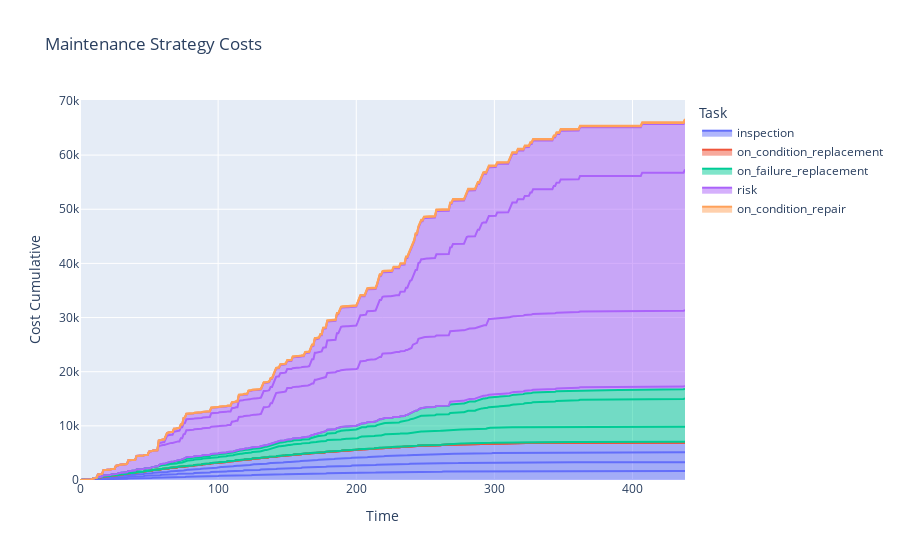

Notebook code for this chart:
### Code cell
comp.mc_timeline(1000)
update_cost_fig(comp)

### Figure 1 — Plotly figure (JSON) as saved in the notebook; plotly's stock layout.template omitted (floating-point values rounded to 4 significant figures; data arrays with more than 128 entries replaced by an {"elided": "..."} marker saying what was removed)
{"data": [{"hovertemplate": "Task=inspection<br>Failure Mode=early_life<br>Time=%{x}<br>Cost Cumulative=%{y}<extra></extra>", "legendgroup": "inspection", "line": {"color": "#636efa"}, "mode": "lines", "name": "inspection", "orientation": "v", "showlegend": true, "stackgroup": "1", "type": "scatter", "x": {"elided": "439 int values"}, "xaxis": "x", "y": {"elided": "439 int values"}, "yaxis": "y"}, {"hovertemplate": "Task=inspection<br>Failure Mode=random<br>Time=%{x}<br>Cost Cumulative=%{y}<extra></extra>", "legendgroup": "inspection", "line": {"color": "#636efa"}, "mode": "lines", "name": "inspection", "orientation": "v", "showlegend": false, "stackgroup": "1", "type": "scatter", "x": {"elided": "439 int values"}, "xaxis": "x", "y": {"elided": "439 int values"}, "yaxis": "y"}, {"hovertemplate": "Task=inspection<br>Failure Mode=slow_aging<br>Time=%{x}<br>Cost Cumulative=%{y}<extra></extra>", "legendgroup": "inspection", "line": {"color": "#636efa"}, "mode": "lines", "name": "inspection", "orientation": "v", "showlegend": false, "stackgroup": "1", "type": "scatter", "x": {"elided": "439 int values"}, "xaxis": "x", "y": {"elided": "439 int values"}, "yaxis": "y"}, {"hovertemplate": "Task=inspection<br>Failure Mode=fast_aging<br>Time=%{x}<br>Cost Cumulative=%{y}<extra></extra>", "legendgroup": "inspection", "line": {"color": "#636efa"}, "mode": "lines", "name": "inspection", "orientation": "v", "showlegend": false, "stackgroup": "1", "type": "scatter", "x": {"elided": "439 int values"}, "xaxis": "x", "y": {"elided": "439 int values"}, "yaxis": "y"}, {"hovertemplate": "Task=on_condition_replacement<br>Failure Mode=early_life<br>Time=%{x}<br>Cost Cumulative=%{y}<extra></extra>", "legendgroup": "on_condition_replacement", "line": {"color": "#EF553B"}, "mode": "lines", "name": "on_condition_replacement", "orientation": "v", "showlegend": true, "stackgroup": "1", "type": "scatter", "x": {"elided": "439 int values"}, "xaxis": "x", "y": {"elided": "439 int values"}, "yaxis": "y"}, {"hovertemplate": "Task=on_condition_replacement<br>Failure Mode=random<br>Time=%{x}<br>Cost Cumulative=%{y}<extra></extra>", "legendgroup": "on_condition_replacement", "line": {"color": "#EF553B"}, "mode": "lines", "name": "on_condition_replacement", "orientation": "v", "showlegend": false, "stackgroup": "1", "type": "scatter", "x": {"elided": "439 int values"}, "xaxis": "x", "y": {"elided": "439 int values"}, "yaxis": "y"}, {"hovertemplate": "Task=on_condition_replacement<br>Failure Mode=slow_aging<br>Time=%{x}<br>Cost Cumulative=%{y}<extra></extra>", "legendgroup": "on_condition_replacement", "line": {"color": "#EF553B"}, "mode": "lines", "name": "on_condition_replacement", "orientation": "v", "showlegend": false, "stackgroup": "1", "type": "scatter", "x": {"elided": "439 int values"}, "xaxis": "x", "y": {"elided": "439 int values"}, "yaxis": "y"}, {"hovertemplate": "Task=on_condition_replacement<br>Failure Mode=fast_aging<br>Time=%{x}<br>Cost Cumulative=%{y}<extra></extra>", "legendgroup": "on_condition_replacement", "line": {"color": "#EF553B"}, "mode": "lines", "name": "on_condition_replacement", "orientation": "v", "showlegend": false, "stackgroup": "1", "type": "scatter", "x": {"elided": "439 int values"}, "xaxis": "x", "y": {"elided": "439 int values"}, "yaxis": "y"}, {"hovertemplate": "Task=on_failure_replacement<br>Failure Mode=early_life<br>Time=%{x}<br>Cost Cumulative=%{y}<extra></extra>", "legendgroup": "on_failure_replacement", "line": {"color": "#00cc96"}, "mode": "lines", "name": "on_failure_replacement", "orientation": "v", "showlegend": true, "stackgroup": "1", "type": "scatter", "x": {"elided": "439 int values"}, "xaxis": "x", "y": {"elided": "439 int values"}, "yaxis": "y"}, {"hovertemplate": "Task=on_failure_replacement<br>Failure Mode=random<br>Time=%{x}<br>Cost Cumulative=%{y}<extra></extra>", "legendgroup": "on_failure_replacement", "line": {"color": "#00cc96"}, "mode": "lines", "name": "on_failure_replacement", "orientation": "v", "showlegend": false, "stackgroup": "1", "type": "scatter", "x": {"elided": "439 int values"}, "xaxis": "x", "y": {"elided": "439 int values"}, "yaxis": "y"}, {"hovertemplate": "Task=on_failure_replacement<br>Failure Mode=slow_aging<br>Time=%{x}<br>Cost Cumulative=%{y}<extra></extra>", "legendgroup": "on_failure_replacement", "line": {"color": "#00cc96"}, "mode": "lines", "name": "on_failure_replacement", "orientation": "v", "showlegend": false, "stackgroup": "1", "type": "scatter", "x": {"elided": "439 int values"}, "xaxis": "x", "y": {"elided": "439 int values"}, "yaxis": "y"}, {"hovertemplate": "Task=on_failure_replacement<br>Failure Mode=fast_aging<br>Time=%{x}<br>Cost Cumulative=%{y}<extra></extra>", "legendgroup": "on_failure_replacement", "line": {"color": "#00cc96"}, "mode": "lines", "name": "on_failure_replacement", "orientation": "v", "showlegend": false, "stackgroup": "1", "type": "scatter", "x": {"elided": "439 int values"}, "xaxis": "x", "y": {"elided": "439 int values"}, "yaxis": "y"}, {"hovertemplate": "Task=risk<br>Failure Mode=early_life<br>Time=%{x}<br>Cost Cumulative=%{y}<extra></extra>", "legendgroup": "risk", "line": {"color": "#ab63fa"}, "mode": "lines", "name": "risk", "orientation": "v", "showlegend": true, "stackgroup": "1", "type": "scatter", "x": {"elided": "439 int values"}, "xaxis": "x", "y": {"elided": "439 int values"}, "yaxis": "y"}, {"hovertemplate": "Task=risk<br>Failure Mode=random<br>Time=%{x}<br>Cost Cumulative=%{y}<extra></extra>", "legendgroup": "risk", "line": {"color": "#ab63fa"}, "mode": "lines", "name": "risk", "orientation": "v", "showlegend": false, "stackgroup": "1", "type": "scatter", "x": {"elided": "439 int values"}, "xaxis": "x", "y": {"elided": "439 int values"}, "yaxis": "y"}, {"hovertemplate": "Task=risk<br>Failure Mode=slow_aging<br>Time=%{x}<br>Cost Cumulative=%{y}<extra></extra>", "legendgroup": "risk", "line": {"color": "#ab63fa"}, "mode": "lines", "name": "risk", "orientation": "v", "showlegend": false, "stackgroup": "1", "type": "scatter", "x": {"elided": "439 int values"}, "xaxis": "x", "y": {"elided": "439 int values"}, "yaxis": "y"}, {"hovertemplate": "Task=risk<br>Failure Mode=fast_aging<br>Time=%{x}<br>Cost Cumulative=%{y}<extra></extra>", "legendgroup": "risk", "line": {"color": "#ab63fa"}, "mode": "lines", "name": "risk", "orientation": "v", "showlegend": false, "stackgroup": "1", "type": "scatter", "x": {"elided": "439 int values"}, "xaxis": "x", "y": {"elided": "439 int values"}, "yaxis": "y"}, {"hovertemplate": "Task=on_condition_repair<br>Failure Mode=slow_aging<br>Time=%{x}<br>Cost Cumulative=%{y}<extra></extra>", "legendgroup": "on_condition_repair", "line": {"color": "#FFA15A"}, "mode": "lines", "name": "on_condition_repair", "orientation": "v", "showlegend": true, "stackgroup": "1", "type": "scatter", "x": {"elided": "439 int values"}, "xaxis": "x", "y": {"elided": "439 int values"}, "yaxis": "y"}, {"hovertemplate": "Task=on_condition_repair<br>Failure Mode=fast_aging<br>Time=%{x}<br>Cost Cumulative=%{y}<extra></extra>", "legendgroup": "on_condition_repair", "line": {"color": "#FFA15A"}, "mode": "lines", "name": "on_condition_repair", "orientation": "v", "showlegend": false, "stackgroup": "1", "type": "scatter", "x": {"elided": "439 int values"}, "xaxis": "x", "y": {"elided": "439 int values"}, "yaxis": "y"}], "layout": {"legend": {"title": {"text": "Task"}, "tracegroupgap": 0}, "title": {"text": "Maintenance Strategy Costs"}, "xaxis": {"anchor": "y", "domain": [0, 1], "title": {"text": "Time"}}, "yaxis": {"anchor": "x", "domain": [0, 1], "title": {"text": "Cost Cumulative"}}}}
